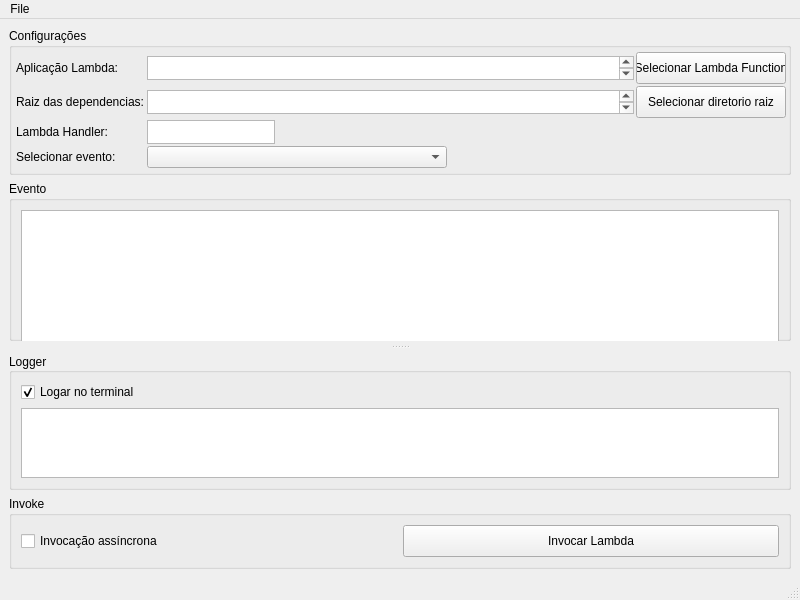
<?xml version="1.0" encoding="UTF-8"?>
<ui version="4.0">
 <class>MainWindow</class>
 <widget class="QMainWindow" name="MainWindow">
  <property name="geometry">
   <rect>
    <x>0</x>
    <y>0</y>
    <width>800</width>
    <height>600</height>
   </rect>
  </property>
  <property name="sizePolicy">
   <sizepolicy hsizetype="Preferred" vsizetype="Ignored">
    <horstretch>0</horstretch>
    <verstretch>0</verstretch>
   </sizepolicy>
  </property>
  <property name="minimumSize">
   <size>
    <width>800</width>
    <height>600</height>
   </size>
  </property>
  <property name="baseSize">
   <size>
    <width>800</width>
    <height>600</height>
   </size>
  </property>
  <property name="windowTitle">
   <string>Python Lambda Test Tool</string>
  </property>
  <property name="dockOptions">
   <set>QMainWindow::AllowTabbedDocks|QMainWindow::AnimatedDocks</set>
  </property>
  <widget class="QWidget" name="centralwidget">
   <property name="enabled">
    <bool>true</bool>
   </property>
   <property name="contextMenuPolicy">
    <enum>Qt::ActionsContextMenu</enum>
   </property>
   <property name="layoutDirection">
    <enum>Qt::LeftToRight</enum>
   </property>
   <property name="autoFillBackground">
    <bool>false</bool>
   </property>
   <layout class="QGridLayout" name="gridLayout_3">
    <item row="1" column="0">
     <widget class="QSplitter" name="splitter">
      <property name="midLineWidth">
       <number>0</number>
      </property>
      <property name="orientation">
       <enum>Qt::Vertical</enum>
      </property>
      <property name="opaqueResize">
       <bool>true</bool>
      </property>
      <property name="handleWidth">
       <number>12</number>
      </property>
      <property name="childrenCollapsible">
       <bool>true</bool>
      </property>
      <widget class="QGroupBox" name="evento_groupBox">
       <property name="sizePolicy">
        <sizepolicy hsizetype="Preferred" vsizetype="Preferred">
         <horstretch>0</horstretch>
         <verstretch>0</verstretch>
        </sizepolicy>
       </property>
       <property name="minimumSize">
        <size>
         <width>0</width>
         <height>0</height>
        </size>
       </property>
       <property name="baseSize">
        <size>
         <width>0</width>
         <height>1000</height>
        </size>
       </property>
       <property name="toolTip">
        <string>Aqui é mostrado o payload de seu evento!</string>
       </property>
       <property name="toolTipDuration">
        <number>-2</number>
       </property>
       <property name="autoFillBackground">
        <bool>true</bool>
       </property>
       <property name="title">
        <string>Evento</string>
       </property>
       <property name="flat">
        <bool>true</bool>
       </property>
       <layout class="QGridLayout" name="gridLayout_2">
        <item row="0" column="0">
         <widget class="QTextEdit" name="evento_textEdit">
          <property name="minimumSize">
           <size>
            <width>0</width>
            <height>180</height>
           </size>
          </property>
         </widget>
        </item>
       </layout>
      </widget>
      <widget class="QGroupBox" name="logger_grouBox">
       <property name="baseSize">
        <size>
         <width>0</width>
         <height>0</height>
        </size>
       </property>
       <property name="font">
        <font>
         <stylestrategy>PreferDefault</stylestrategy>
        </font>
       </property>
       <property name="toolTip">
        <string>Configurações para a invocação da lambda</string>
       </property>
       <property name="autoFillBackground">
        <bool>true</bool>
       </property>
       <property name="title">
        <string>Logger</string>
       </property>
       <property name="alignment">
        <set>Qt::AlignLeading|Qt::AlignLeft|Qt::AlignVCenter</set>
       </property>
       <property name="flat">
        <bool>true</bool>
       </property>
       <layout class="QGridLayout" name="gridLayout">
        <item row="1" column="0" rowspan="2">
         <widget class="QTextBrowser" name="logger_textBrowser">
          <property name="layoutDirection">
           <enum>Qt::LeftToRight</enum>
          </property>
          <property name="verticalScrollBarPolicy">
           <enum>Qt::ScrollBarAsNeeded</enum>
          </property>
         </widget>
        </item>
        <item row="0" column="0">
         <widget class="QCheckBox" name="terminal_logger_checkBox">
          <property name="toolTip">
           <string>Se marcado a ferramenta ira logar tanto no terminal quanto em sua caixa de texto.</string>
          </property>
          <property name="text">
           <string>Logar no terminal</string>
          </property>
          <property name="checked">
           <bool>true</bool>
          </property>
         </widget>
        </item>
       </layout>
      </widget>
     </widget>
    </item>
    <item row="0" column="0">
     <widget class="QGroupBox" name="config_groupBox">
      <property name="layoutDirection">
       <enum>Qt::LeftToRight</enum>
      </property>
      <property name="autoFillBackground">
       <bool>true</bool>
      </property>
      <property name="title">
       <string>Configurações</string>
      </property>
      <layout class="QHBoxLayout" name="horizontalLayout">
       <property name="spacing">
        <number>2</number>
       </property>
       <property name="leftMargin">
        <number>2</number>
       </property>
       <property name="topMargin">
        <number>2</number>
       </property>
       <property name="rightMargin">
        <number>2</number>
       </property>
       <property name="bottomMargin">
        <number>2</number>
       </property>
       <item>
        <layout class="QGridLayout" name="_2" rowstretch="0,0,0,0" columnstretch="0,0,0">
         <property name="sizeConstraint">
          <enum>QLayout::SetDefaultConstraint</enum>
         </property>
         <property name="leftMargin">
          <number>2</number>
         </property>
         <property name="topMargin">
          <number>2</number>
         </property>
         <property name="bottomMargin">
          <number>2</number>
         </property>
         <property name="spacing">
          <number>2</number>
         </property>
         <item row="0" column="0" alignment="Qt::AlignLeft|Qt::AlignVCenter">
          <widget class="QLabel" name="label">
           <property name="toolTip">
            <string>Localização do entrypoint da aplicação lambda.</string>
           </property>
           <property name="text">
            <string>Aplicação Lambda: </string>
           </property>
          </widget>
         </item>
         <item row="1" column="0">
          <widget class="QLabel" name="label_4">
           <property name="sizePolicy">
            <sizepolicy hsizetype="Minimum" vsizetype="Minimum">
             <horstretch>0</horstretch>
             <verstretch>0</verstretch>
            </sizepolicy>
           </property>
           <property name="minimumSize">
            <size>
             <width>0</width>
             <height>0</height>
            </size>
           </property>
           <property name="maximumSize">
            <size>
             <width>999</width>
             <height>999</height>
            </size>
           </property>
           <property name="toolTip">
            <string>Caminho para o diretorio da raiz de dependencias do projeto.</string>
           </property>
           <property name="text">
            <string>Raiz das dependencias:</string>
           </property>
          </widget>
         </item>
         <item row="3" column="1">
          <widget class="QComboBox" name="evento_comboBox">
           <property name="sizePolicy">
            <sizepolicy hsizetype="Maximum" vsizetype="Maximum">
             <horstretch>0</horstretch>
             <verstretch>0</verstretch>
            </sizepolicy>
           </property>
           <property name="minimumSize">
            <size>
             <width>300</width>
             <height>0</height>
            </size>
           </property>
           <property name="toolTip">
            <string>Payload/evento com o qual a lambda será invocada.</string>
           </property>
          </widget>
         </item>
         <item row="1" column="2">
          <widget class="QPushButton" name="select_dep_dir_pushButton">
           <property name="minimumSize">
            <size>
             <width>0</width>
             <height>32</height>
            </size>
           </property>
           <property name="text">
            <string>Selecionar diretorio raiz</string>
           </property>
          </widget>
         </item>
         <item row="0" column="2" alignment="Qt::AlignHCenter|Qt::AlignVCenter">
          <widget class="QPushButton" name="select_lambda_pushButton">
           <property name="sizePolicy">
            <sizepolicy hsizetype="MinimumExpanding" vsizetype="Maximum">
             <horstretch>0</horstretch>
             <verstretch>0</verstretch>
            </sizepolicy>
           </property>
           <property name="minimumSize">
            <size>
             <width>150</width>
             <height>32</height>
            </size>
           </property>
           <property name="maximumSize">
            <size>
             <width>0</width>
             <height>0</height>
            </size>
           </property>
           <property name="layoutDirection">
            <enum>Qt::LeftToRight</enum>
           </property>
           <property name="text">
            <string>Selecionar Lambda Function</string>
           </property>
          </widget>
         </item>
         <item row="2" column="0">
          <widget class="QLabel" name="label_2">
           <property name="toolTip">
            <string>Nome do método handler da aplicação.</string>
           </property>
           <property name="text">
            <string>Lambda Handler:</string>
           </property>
          </widget>
         </item>
         <item row="1" column="1">
          <widget class="QPlainTextEdit" name="dep_path_TextEdit">
           <property name="sizePolicy">
            <sizepolicy hsizetype="Expanding" vsizetype="Maximum">
             <horstretch>0</horstretch>
             <verstretch>0</verstretch>
            </sizepolicy>
           </property>
           <property name="minimumSize">
            <size>
             <width>360</width>
             <height>24</height>
            </size>
           </property>
           <property name="maximumSize">
            <size>
             <width>9464646</width>
             <height>24</height>
            </size>
           </property>
           <property name="toolTip">
            <string>Caminho para o diretorio da raiz de dependencias do projeto.</string>
           </property>
           <property name="sizeAdjustPolicy">
            <enum>QAbstractScrollArea::AdjustIgnored</enum>
           </property>
          </widget>
         </item>
         <item row="0" column="1">
          <widget class="QTextEdit" name="app_path_textEdit">
           <property name="sizePolicy">
            <sizepolicy hsizetype="Expanding" vsizetype="Maximum">
             <horstretch>0</horstretch>
             <verstretch>0</verstretch>
            </sizepolicy>
           </property>
           <property name="minimumSize">
            <size>
             <width>360</width>
             <height>24</height>
            </size>
           </property>
           <property name="maximumSize">
            <size>
             <width>16777215</width>
             <height>24</height>
            </size>
           </property>
           <property name="sizeIncrement">
            <size>
             <width>0</width>
             <height>0</height>
            </size>
           </property>
           <property name="font">
            <font>
             <pointsize>8</pointsize>
            </font>
           </property>
           <property name="toolTip">
            <string>Localização do entrypoint da aplicação lambda.</string>
           </property>
           <property name="layoutDirection">
            <enum>Qt::LeftToRight</enum>
           </property>
           <property name="autoFillBackground">
            <bool>false</bool>
           </property>
           <property name="verticalScrollBarPolicy">
            <enum>Qt::ScrollBarAsNeeded</enum>
           </property>
           <property name="horizontalScrollBarPolicy">
            <enum>Qt::ScrollBarAsNeeded</enum>
           </property>
           <property name="sizeAdjustPolicy">
            <enum>QAbstractScrollArea::AdjustIgnored</enum>
           </property>
           <property name="html">
            <string>&lt;!DOCTYPE HTML PUBLIC &quot;-//W3C//DTD HTML 4.0//EN&quot; &quot;http://www.w3.org/TR/REC-html40/strict.dtd&quot;&gt;
&lt;html&gt;&lt;head&gt;&lt;meta name=&quot;qrichtext&quot; content=&quot;1&quot; /&gt;&lt;style type=&quot;text/css&quot;&gt;
p, li { white-space: pre-wrap; }
&lt;/style&gt;&lt;/head&gt;&lt;body style=&quot; font-family:'MS Shell Dlg 2'; font-size:8pt; font-weight:400; font-style:normal;&quot;&gt;
&lt;p style=&quot;-qt-paragraph-type:empty; margin-top:0px; margin-bottom:0px; margin-left:0px; margin-right:0px; -qt-block-indent:0; text-indent:0px; font-size:7pt;&quot;&gt;&lt;br /&gt;&lt;/p&gt;
&lt;p style=&quot;-qt-paragraph-type:empty; margin-top:0px; margin-bottom:0px; margin-left:0px; margin-right:0px; -qt-block-indent:0; text-indent:0px; font-size:7pt;&quot;&gt;&lt;br /&gt;&lt;/p&gt;&lt;/body&gt;&lt;/html&gt;</string>
           </property>
          </widget>
         </item>
         <item row="2" column="1" alignment="Qt::AlignLeft|Qt::AlignVCenter">
          <widget class="QPlainTextEdit" name="handler_name_textEdit">
           <property name="enabled">
            <bool>true</bool>
           </property>
           <property name="sizePolicy">
            <sizepolicy hsizetype="Expanding" vsizetype="Maximum">
             <horstretch>0</horstretch>
             <verstretch>0</verstretch>
            </sizepolicy>
           </property>
           <property name="minimumSize">
            <size>
             <width>128</width>
             <height>24</height>
            </size>
           </property>
           <property name="maximumSize">
            <size>
             <width>0</width>
             <height>0</height>
            </size>
           </property>
           <property name="font">
            <font>
             <pointsize>8</pointsize>
            </font>
           </property>
           <property name="contextMenuPolicy">
            <enum>Qt::NoContextMenu</enum>
           </property>
           <property name="toolTip">
            <string>Nome do método handler da aplicação.</string>
           </property>
           <property name="layoutDirection">
            <enum>Qt::LeftToRight</enum>
           </property>
           <property name="autoFillBackground">
            <bool>false</bool>
           </property>
           <property name="lineWidth">
            <number>1</number>
           </property>
          </widget>
         </item>
         <item row="3" column="0">
          <widget class="QLabel" name="label_3">
           <property name="toolTip">
            <string>Payload/evento com o qual a lambda será invocada.</string>
           </property>
           <property name="text">
            <string>Selecionar evento:</string>
           </property>
          </widget>
         </item>
        </layout>
       </item>
      </layout>
     </widget>
    </item>
    <item row="2" column="0">
     <widget class="QGroupBox" name="invoke_groupBox">
      <property name="title">
       <string>Invoke</string>
      </property>
      <layout class="QGridLayout" name="gridLayout_5">
       <item row="0" column="1">
        <widget class="QPushButton" name="invoke_lambda_pushButton">
         <property name="minimumSize">
          <size>
           <width>233</width>
           <height>32</height>
          </size>
         </property>
         <property name="toolTip">
          <string>Invocar a lambda de acordo com as definições.</string>
         </property>
         <property name="styleSheet">
          <string notr="true"/>
         </property>
         <property name="text">
          <string>Invocar Lambda</string>
         </property>
         <property name="iconSize">
          <size>
           <width>48</width>
           <height>48</height>
          </size>
         </property>
         <property name="shortcut">
          <string>Shift+F5</string>
         </property>
        </widget>
       </item>
       <item row="0" column="0">
        <widget class="QCheckBox" name="invoke_async_checkBox">
         <property name="toolTip">
          <string>Opção experimental:  permite a invocação da lambda de forma assíncrona, liberando a thread principal da tela.</string>
         </property>
         <property name="text">
          <string>Invocação assíncrona</string>
         </property>
        </widget>
       </item>
      </layout>
     </widget>
    </item>
   </layout>
  </widget>
  <widget class="QMenuBar" name="menubar">
   <property name="geometry">
    <rect>
     <x>0</x>
     <y>0</y>
     <width>800</width>
     <height>21</height>
    </rect>
   </property>
   <widget class="QMenu" name="menuFile">
    <property name="title">
     <string>File</string>
    </property>
    <addaction name="actionAbrir_Json"/>
    <addaction name="actionSalvar_Json"/>
    <addaction name="actionSelecionar_diretorio_de_eventos"/>
    <addaction name="actionInstalar_dependencias_do_projeto_requirements_txt"/>
   </widget>
   <addaction name="menuFile"/>
  </widget>
  <widget class="QStatusBar" name="statusbar"/>
  <action name="actionAbrir_Json">
   <property name="text">
    <string>Abrir Json</string>
   </property>
  </action>
  <action name="actionSalvar_Json">
   <property name="text">
    <string>Salvar Json</string>
   </property>
  </action>
  <action name="actionSelecionar_diretorio_de_eventos">
   <property name="text">
    <string>Selecionar diretorio de eventos</string>
   </property>
  </action>
  <action name="actionInstalar_dependencias_do_projeto_requirements_txt">
   <property name="text">
    <string>Instalar dependencias do projeto(requirements.txt)</string>
   </property>
  </action>
 </widget>
 <resources/>
 <connections/>
</ui>
